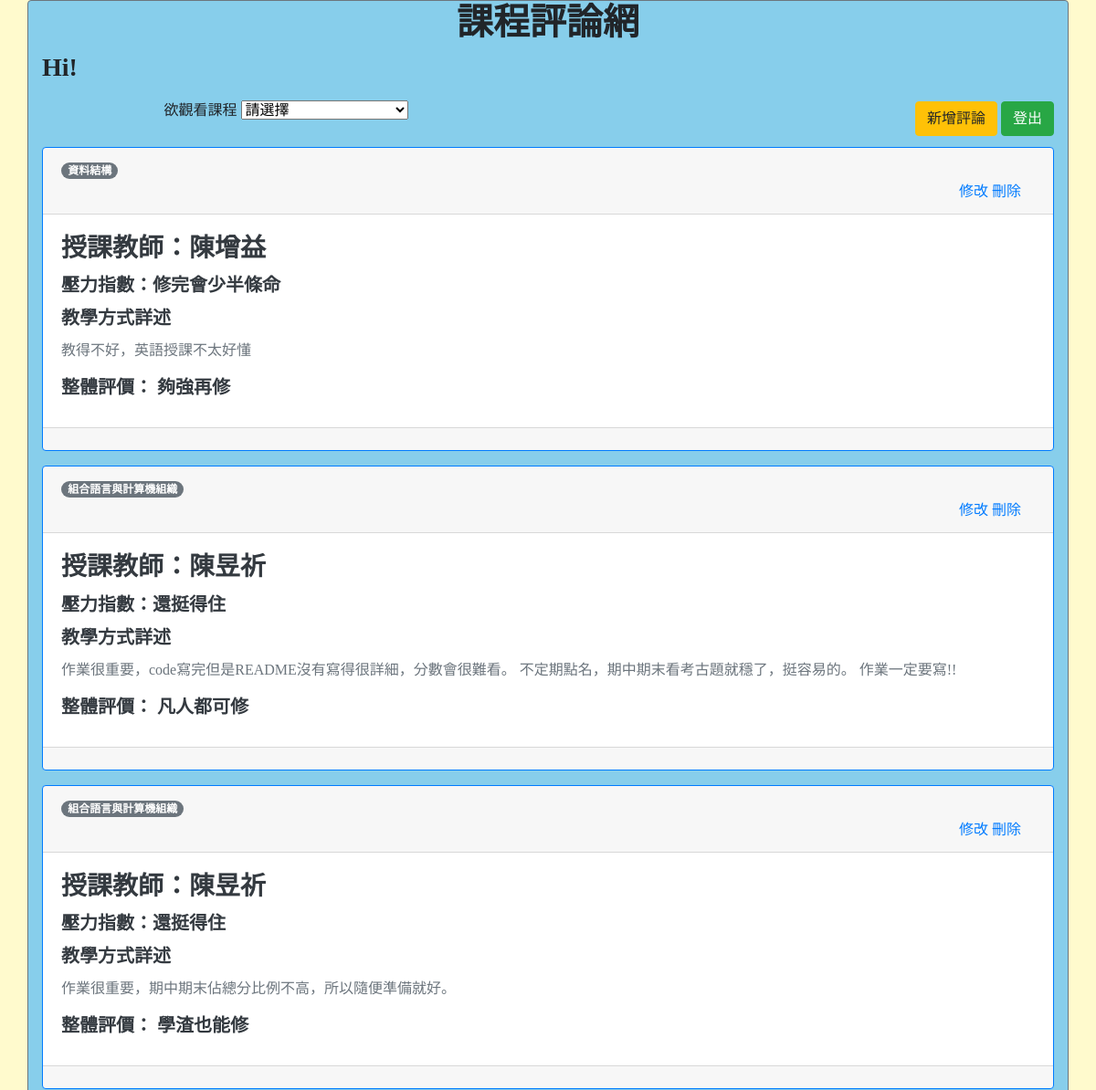
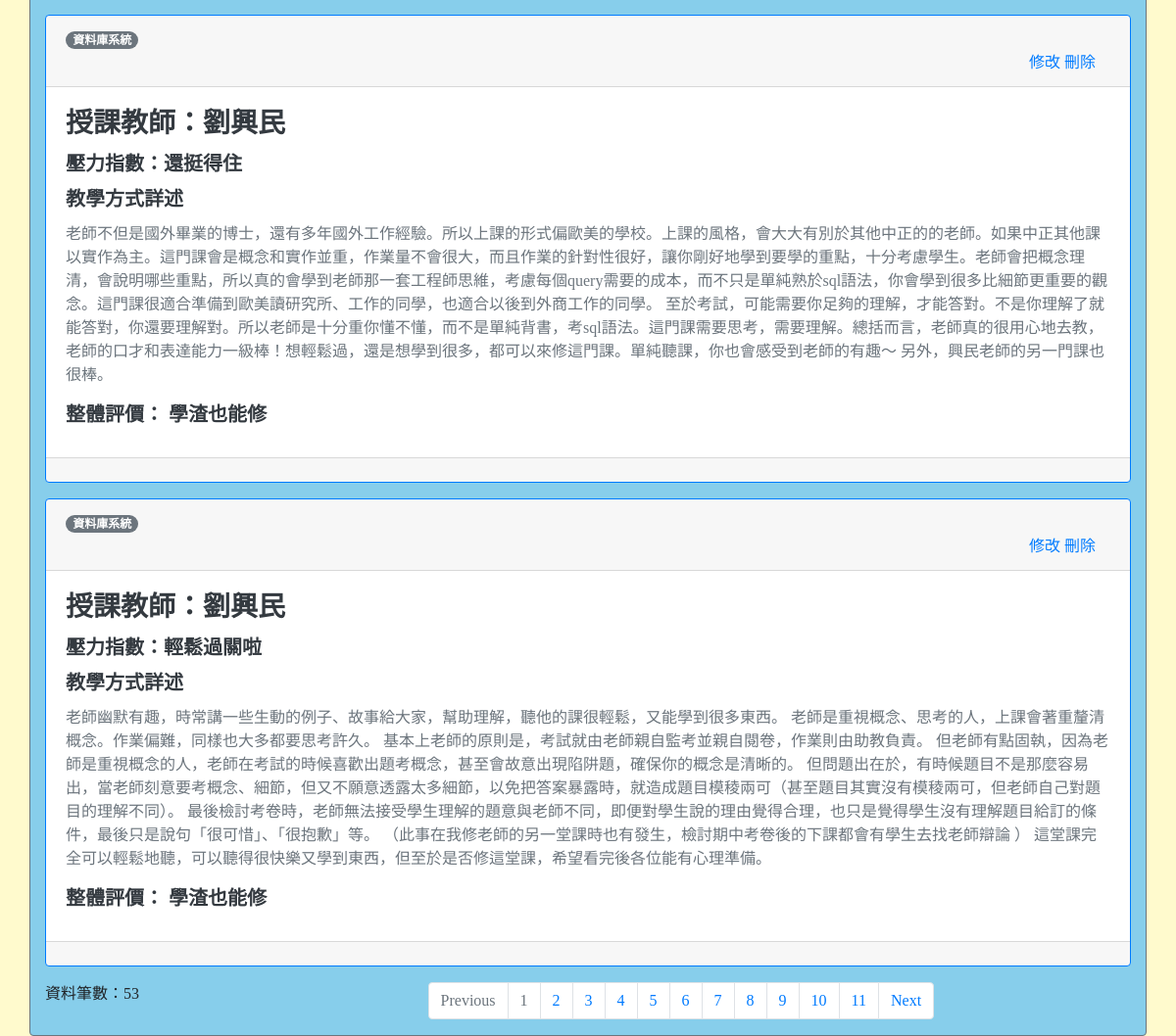
The page /comment_homepg_admin.php on the database its author committed (2 pictures, top to bottom).
### tables this page shows
CREATE TABLE IF NOT EXISTS `comment` (
  `cID` int(11) NOT NULL AUTO_INCREMENT,
  `classname` varchar(50) NOT NULL,
  `pressure` enum('die','halfdie','soso','easy','cool') NOT NULL,
  `teacher` text NOT NULL,
  `teach_way` text NOT NULL,
  `final` enum('die','halfdie','soso','easy','cool') NOT NULL,
  PRIMARY KEY (`cID`)
);

### comment_homepg_admin.php (the view, shortened to what this page needs)
<?
    include("connectMysql.php");
    $pageRow_records = 5;
    $num_pages = 1;
    $startRow_records = ($num_pages-1)*$pageRow_records;
    $query_comment = "SELECT * FROM comment ORDER BY cID DESC";
    $query_limit_comment = $query_comment." LIMIT {$startRow_records}, {$pageRow_records}";
    $comment = $db_link->query($query_limit_comment);
    $all_comment = $db_link->query($query_comment);
    $total_records = $all_comment -> num_rows;
    $total_pages = ceil($total_records/$pageRow_records);
 ?>
<!DOCTYPE html>
<html lang="en">
<head>
    <link rel="stylesheet" href="https://stackpath.bootstrapcdn.com/bootstrap/4.5.0/css/bootstrap.min.css">
</head>
<body>
    <div class="container border border-secondary rounded">
        <div class="row">
            <div class="col-sm">
                <h1 class="font-weight-bolder text-center">課程評論網</h1>
            </div>
        </div>
        <div class="row">
            <div class="col-sm">
                <h3 class="font-weight-bolder text-left">Hi!<?echo $_GET['user'];?></h3>
            </div>
        </div>
        <div class="row">
            <div class="col-sm text-center" style="padding: 10px 10px">
                <p>欲觀看課程
                    <select onchange="javascript:location.href=this.value;">
                    <option value="">請選擇</option>
        </select>
                </p>
            </div>
            <div class="col-sm text-right" style="padding: 12px 15px">
            <a class="btn btn-warning" href="add_final.php?user=<?echo $_GET['user'];?>" role="button">新增評論</a>
            <a class="btn btn-success" href="login.php" role="button">登出</a>
            </div>
        </div>
        <?php while($row_comment = $comment->fetch_assoc()){?>
                    <div class="row">
                        <div class="col-sm">
                            <div class="card border-primary mb-3">
                                <div class="card-header">
                                    <span class="badge badge-pill badge-secondary"><?echo $row_comment["classname"]; ?></span>
                                    <div class="col-sm text-right">
                                    <a href="update_comment.php?user=<?echo $_GET['user'];?>&id=<?php echo $row_comment['cID'];?>">修改</a>
                                    <a href="delete_comment.php?user=<?echo $_GET['user'];?>&id=<?php echo $row_comment['cID'];?>">刪除</a>
                                </div>
                                </div>
                                <div class="card-body text-secondary">
                                    <h3 class="card-title text-dark font-weight-bold">
                                        授課教師：<?echo $row_comment["teacher"];?>
                                    </h3>
                                    <h5 class="card-title text-dark font-weight-bold">
                                        壓力指數：<?
                                        if($row_comment["pressure"]=="halfdie") echo '修完會少半條命';
                                        if($row_comment["pressure"]=="soso") echo '還挺得住';
                                        if($row_comment["pressure"]=="easy") echo '輕鬆過關啦';
                                        ?>
                                    </h5>
                                    <h5 class="card-title text-dark font-weight-bold">
                                        教學方式詳述
                                    </h5>
                                    <p class="card-text">
                                        <?echo nl2br($row_comment["teach_way"]);?>
                                    </p>
                                    <h5 class="card-title text-dark font-weight-bold">
                                        整體評價：
                                        <?
                                        if($row_comment["final"]=="halfdie") echo '夠強再修';
                                        if($row_comment["final"]=="soso") echo '凡人都可修';
                                        if($row_comment["final"]=="easy") echo '學渣也能修';
                                        ?>
                                    </h5>
                                </div>
                                <div class="card-footer text-right">
                                </div>
                            </div>
                        </div>
                    </div>
                <? }?>
        <div class="row">
            <div class="col-sm-2">資料筆數：<?echo $total_records;?></div>
            <div class="col-sm-10">
                <nav aria-label="Page navigation example">
                    <ul class="pagination justify-content-center">
                        <?if(isset($_GET['classnm'])==false){?>
                            <li class="page-item <?if($num_pages==1) echo 'disabled'?>"><a class="page-link" href="comment_homepg_admin.php?user=<?echo $_GET['user'];?>&pages=<?echo $num_pages-1;?>">Previous</a></li>
                        <?}?>
                        <?
                            for($i=1;$i<=$total_pages;$i++)
                            {
                                $str="";
                                if($num_pages == $i){
                                    $str = '<li class="page-item disabled">';
                                } else {
                                    $str = '<li class="page-item">';
                                }
                                $str .= "<a class='page-link' href='comment_homepg_admin.php?pages={$i}'>{$i}</a></li>";
                                echo $str;
                            }
                        ?>
                        <?if($total_pages>1&&(isset($_GET['classnm'])==false)){?>
                        <li class="page-item"><a class="page-link" href="comment_homepg_admin.php?user=<?echo $_GET['user'];?>&pages=<?echo $num_pages+1;?>">Next</a>
                        </li>
                        <?}?>
                    </ul>
                </nav>
            </div>
        </div>
    </div>
</body>
</html>

### comment_homepg_admin.php (style rules this page uses)
body { background: LemonChiffon; }
* { font-family:"微軟正黑體"; }
.container { background: skyblue; }
span { font-size: 10px; }

### rows shown on the page
comment: classname "資料結構", teacher "陳增益", pressure "修完會少半條命", teach_way "教得不好，英語授課不太好懂", final "夠強再修"
comment: classname "組合語言與計算機組織", teacher "陳昱祈", pressure "還挺得住", teach_way "作業很重要，code寫完但是README沒有寫得很詳細，分數會很難看。 不定期點名，期中期末看考古題就穩了，挺容易的。 作業一定要寫!!", final "凡人都可修"
comment: classname "組合語言與計算機組織", teacher "陳昱祈", pressure "還挺得住", teach_way "作業很重要，期中期末佔總分比例不高，所以隨便準備就好。", final "學渣也能修"
comment: classname "資料庫系統", teacher "劉興民", pressure "還挺得住", teach_way "老師不但是國外畢業的博士，還有多年國外工作經驗。所以上課的形式偏歐美的學校。上課的風格，會大大有別於其他中正的的老師。如果中正其他課以實作為主。這門課會是概念和實作並重，作業量不會很大，而且作業的針對性很好，讓你剛好地學到要學的重點，十分考慮學生。老師會把概念理清，會說明哪些重點，所以真的會學到老師那一套工程師思維，考慮每個query需要的成本，而不只是單純熟於sql語法，你會學到很多比細節更重要的觀念。這門課很適合準備到歐美讀研究所、工作的同學，也適合以後到外商工作的同學。 至於考試，可能需要你足夠的理解，才能答對。不是你理解了就能答對，你還要理解對。所以老師是十分重你懂不懂，而不是單純背書，考sql語法。這門課需要思考，需要理解。總括而言，老師真的很用心地去教，老師的口才和表達能力一級棒！想輕鬆過，還是想學到很多，都可以來修這門課。單純聽課，你也會感受到老師的有趣～ 另外，興民老師的另一門課也很棒。", final "學渣也能修"
comment: classname "資料庫系統", teacher "劉興民", pressure "輕鬆過關啦", teach_way "老師幽默有趣，時常講一些生動的例子、故事給大家，幫助理解，聽他的課很輕鬆，又能學到很多東西。 老師是重視概念、思考的人，上課會著重釐清概念。作業偏難，同樣也大多都要思考許久。 基本上老師的原則是，考試就由老師親自監考並親自閱卷，作業則由助教負責。 但老師有點固執，因為老師是重視概念的人，老師在考試的時候喜歡出題考概念，甚至會故意出現陷阱題，確保你的概念是清晰的。 但問題出在於，有時候題目不是那麼容易出，當老師刻意要考概念、細節，但又不願意透露太多細節，以免把答案暴露時，就造成題目模稜兩可（甚至題目其實沒有模稜兩可，但老師自己對題目的理解不同）。 最後檢討考卷時，老師無法接受學生理解的題意與老師不同，即便對學生說的理由覺得合理，也只是覺得學生沒有理解題目給訂的條件，最後只是說句「很可惜」、「很抱歉」等。 （此事在我修老師的另一堂課時也有發生，檢討期中考卷後的下課都會有學生去找老師辯論 ） 這堂課完全可以輕鬆地聽，可以聽得很快樂又學到東西，但至於是否修這堂課，希望看完後各位能有心理準備。", final "學渣也能修"

### other values the page prints
$total_records "53"
